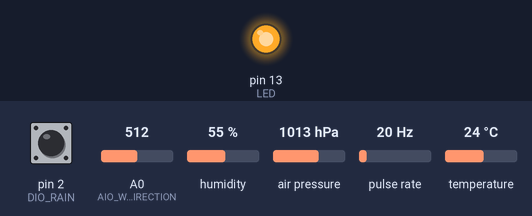
Bench run of a sketch on a simulated Arduino Uno, built with avr-gcc and run on an emulated ATmega328P. Parts: output pins drawn as LEDs (lit = HIGH). Wiring (inferred from the names in the program): pulse sensor: data pin 3. Inputs (shaded band) come from the test bench; at power-on: pin 2 (DIO_RAIN) HIGH, A0 (AIO_WIND_DIRECTION) = 512, humidity 55 %, air pressure 1013 hPa, pulse rate 20 Hz, temperature 24 °C. Pins used as bus, display or sensor lines are not drawn.

Above: at 0.01 s.
At 1.0 s:
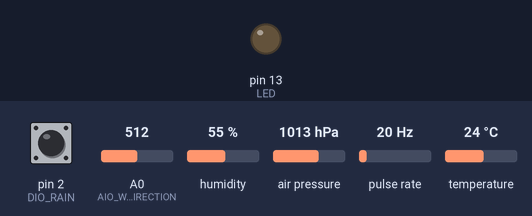
Timing chart, 0 to 2.5 s (numbered marks = the images above):
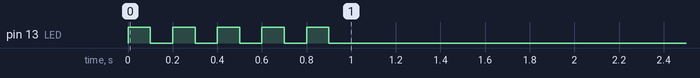

The sketch:

monitor.ino
```cpp
// (licence header left out)
#include <Wire.h>
#include <SoftwareSerial.h>
#include <HTU21D.h>
#include <SFE_BMP180.h>
#include <avr/wdt.h>

const byte AIO_WIND_DIRECTION = A0;

const byte DIO_RAIN = 2;
const byte DIO_WIND_SPEED = 3;

const byte DIO_XBEE_SLEEP = 10;
const byte DIO_XBEE_RX = 11;
const byte DIO_XBEE_TX = 12;

const byte LED = 13;

//

const float ALTITUDE = 254.8;
const byte V_OFFSET = 100;

const byte BOUNCE_DELAY_MS = 10;
const int UPDATE_RATE_MS = 1000;
const byte WIND_SPEED_SAMPLE_COUNT = 5;

volatile float rainInches = 0, windClicks = 0;
volatile int windDirection = 0;

//

SoftwareSerial xbeeSerial(DIO_XBEE_RX, DIO_XBEE_TX);
HTU21D htuSensor;
SFE_BMP180 bmpSensor;

// Arduino //

void setup()
{
  wdt_reset();

  pinMode(LED, OUTPUT);
  sayHi();

  wdt_enable(WDTO_8S);

  pinMode(DIO_RAIN, INPUT_PULLUP);
  attachInterrupt(0, IRQ_rain, FALLING);
  pinMode(DIO_WIND_SPEED, INPUT_PULLUP);
  attachInterrupt(1, IRQ_windSpeed, FALLING);

  pinMode(DIO_XBEE_SLEEP, OUTPUT);
  digitalWrite(DIO_XBEE_SLEEP, HIGH);

  pinMode(AIO_WIND_DIRECTION, INPUT);

  interrupts();

  xbeeSerial.begin(9600);
  Serial.begin(9600);

  if(!bmpSensor.begin()) {
    sendError(xbeeSerial, "Could not initialize BMP180.");
  }
}

void loop()
{
  wdt_reset();

  // send update
  long deltaStart = millis();

  // wake radio
  digitalWrite(DIO_XBEE_SLEEP, LOW);
  delay(100);

  // send message
  sendWeatherUpdate(xbeeSerial);
  // TODO: make sure we keep up with the clock

  // sleep radio
  digitalWrite(DIO_XBEE_SLEEP, HIGH);
  delay(UPDATE_RATE_MS - (millis() - deltaStart)); // wait the rest of the update rate if we need to
}

// Interrupts //

void IRQ_rain()
{
  static long lastRainUpdate = 0;
  long now = millis();
  if(now - lastRainUpdate > BOUNCE_DELAY_MS)
  {
    lastRainUpdate = now;
    rainInches += 0.011;
  }
}

void IRQ_windSpeed()
{
  static long lastWindUpdate = 0;
  long now = millis();
  if(now - lastWindUpdate > BOUNCE_DELAY_MS)
  {
    windClicks++;
    lastWindUpdate = now;
  }
}

// Functions //

void sendWeatherUpdate(Stream &out)
{
  out.print("[");
  out.print("ms=");
  out.print(millis());
  out.print("&ri=");
  out.print(getRainInches());
  out.print("&ws=");
  out.print(getWindSpeed());
  out.print("&wd=");
  out.print(getWindDirection());
  out.print("&t=");
  out.print(htuSensor.readTemperature());
  out.print("&p=");
  out.print(getPressure());
  out.print("&h=");
  out.print(htuSensor.readHumidity());
  out.print("&v=");
  out.print(getVcc());
  out.println("]");
}

void sendError(Stream &out, String error)
{
  out.print("[e=");
  out.print(error);
  out.println("]");
}

int getWindDirection()
{
  unsigned int adc = averageAnalogRead(AIO_WIND_DIRECTION);

  if (adc <= 93) return 90;
  if (adc <= 186) return 135;
  if (adc <= 289) return 180;
  if (adc <= 465) return 45;
  if (adc <= 632) return 225;
  if (adc <= 789) return 0;
  if (adc <= 890) return 315;
  if (adc <= 947) return 270;

  return (-1);
}

float getRainInches()
{
  float rainTemp = rainInches;
  rainInches = 0;
  return rainTemp;
}

float getWindSpeed()
{
  static long lastWindFetch = 0;
  static float windSpeed = 0;

  long now = millis();
  long deltaTime = now - lastWindFetch;

  // The wind sensor has fairly low resolution, so we should not update as frequently to get nearer
  // to a valid instant wind speed.
  if(deltaTime > WIND_SPEED_SAMPLE_COUNT * UPDATE_RATE_MS)
  {
    windSpeed = windClicks / (deltaTime / 1000.0) * 1.492;

    lastWindFetch = now;
    windClicks = 0;
  }

  return windSpeed;
}

double getBmpSensorTemp()
{
  byte wait = bmpSensor.startTemperature();
  if(wait == 0) {
    return -1;
  }

  delay(wait);
  double temperature;
  wait = bmpSensor.getTemperature(temperature);
  if(wait == 0) {
    return -2;
  }

  return temperature;
}

double getPressure()
{
  byte wait = bmpSensor.startPressure(3);
  if(wait == 0) {
    return -10;
  }

  delay(wait);
  double pressure=0;
  double temp = getBmpSensorTemp();
  if(temp == 0) {
    return temp;
  }

  wait = bmpSensor.getPressure(pressure, temp);
  if(wait == 0) {
    return -20;
  }

  return bmpSensor.sealevel(pressure, ALTITUDE);
}

long getVcc() {
  // Read 1.1V reference against AVcc
  // set the reference to Vcc and the measurement to the internal 1.1V reference
  ADMUX = _BV(REFS0) | _BV(MUX3) | _BV(MUX2) | _BV(MUX1);

  delay(2); // Wait for Vref to settle
  ADCSRA |= _BV(ADSC); // Start conversion
  while (bit_is_set(ADCSRA,ADSC)); // measuring

  uint8_t low  = ADCL; // must read ADCL first - it then locks ADCH
  uint8_t high = ADCH; // unlocks both

  long result = (high<<8) | low;

  result = 1125300L / result; // Calculate Vcc (in mV); 1125300 = 1.1*1023*1000
  return result + V_OFFSET; // Vcc in millivolts
}

int averageAnalogRead(int pinToRead)
{
  byte numberOfReadings = 8;
  unsigned int runningValue = 0;

  for(int x = 0 ; x < numberOfReadings ; x++)
    runningValue += analogRead(pinToRead);
  runningValue /= numberOfReadings;

  return(runningValue);
}

void sayHi()
{
  digitalWrite(LED, HIGH);
  delay(100);
  digitalWrite(LED, LOW);
  delay(100);
  digitalWrite(LED, HIGH);
  delay(100);
  digitalWrite(LED, LOW);
  delay(100);
  digitalWrite(LED, HIGH);
  delay(100);
  digitalWrite(LED, LOW);
  delay(100);
  digitalWrite(LED, HIGH);
  delay(100);
  digitalWrite(LED, LOW);
  delay(100);
  digitalWrite(LED, HIGH);
  delay(100);
  digitalWrite(LED, LOW);
}
```
